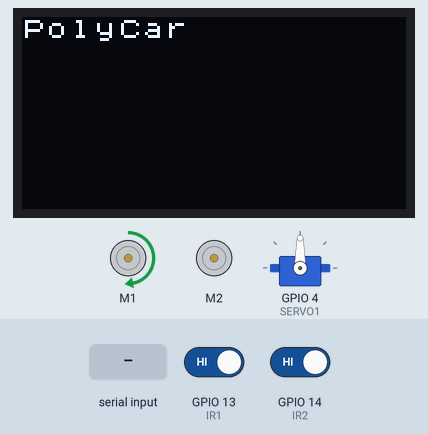
A sketch run on a simulated ESP32. Parts: 2 × DC motor (green arrow = forward, orange = backward, longer = faster), servo, 128×64 one-colour display. The inputs (shaded band) are chosen by the test bench; at power-on: GPIO 14 (IR2) HIGH, GPIO 13 (IR1) HIGH. Nothing arrives over Bluetooth unless stated; what the sketch prints to the serial monitor is not drawn.

Above: at 2.0 s.
2.1 s: GPIO 14 (IR2) driven LOW
At 2.29 s:
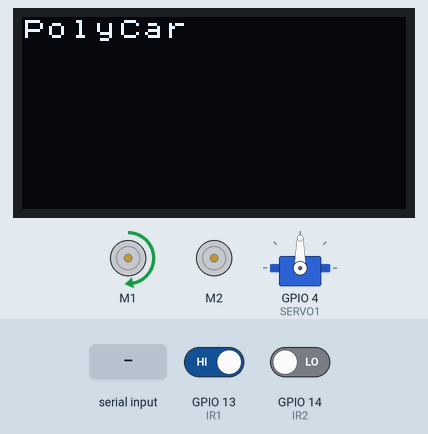
4.5 s: "d\n" received over Serial
At 4.71 s:
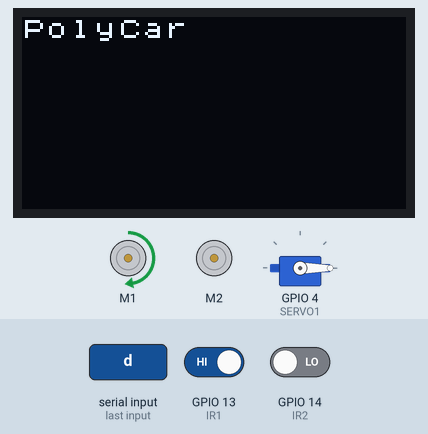
6.6 s: "e\n" received over the second serial link
At 6.84 s:
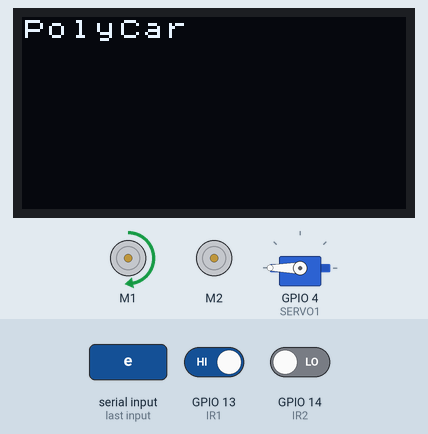
8.7 s: GPIO 14 (IR2) driven HIGH
At 8.96 s:
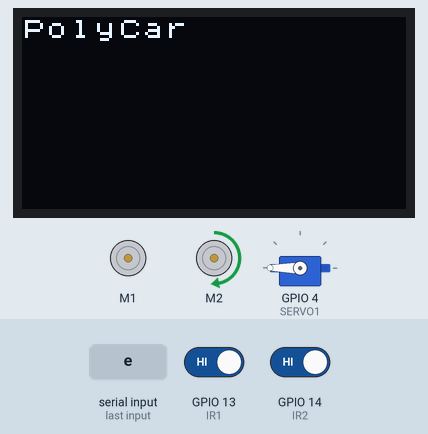
12.0 s: "d\n" received over the second serial link
At 12.57 s:
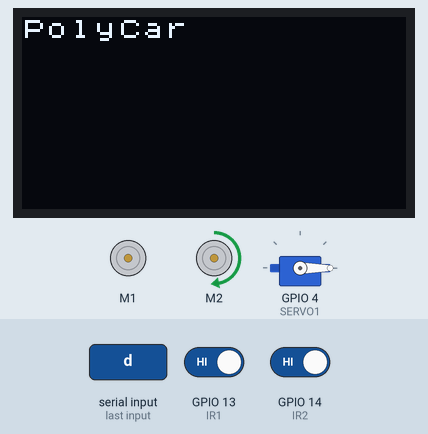
15.3 s: GPIO 13 (IR1) driven LOW
At 16.2 s:
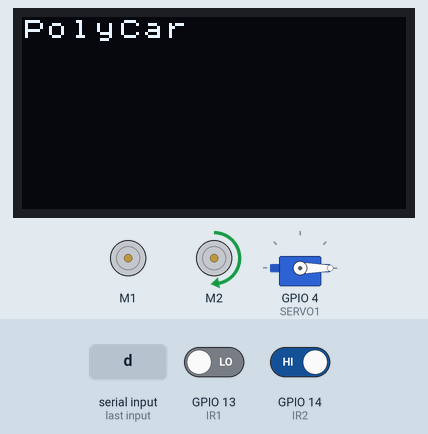
Timing chart, 0 to 17.9 s (numbered marks = the images above; inputs shaded):
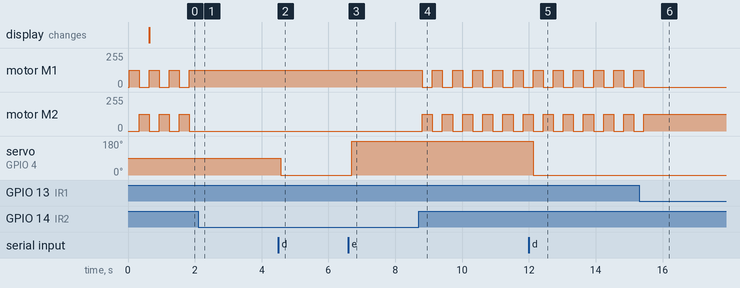

Measured:
- after the input at 2.1 s, motor M1: stops changing and stays forward 127/255; motor M2: stops changing and stays stopped
- after the input at 4.5 s, servo on GPIO 4 (SERVO1): 90° → 0° after 0.07 s
- after the input at 6.6 s, servo on GPIO 4 (SERVO1): 0° → 180° after 0.09 s
- after the input at 8.7 s, motor M1, motor M2: alternates forward 127/255 for 0.30 s and stopped for 0.30 s, starting after 0.11 s
- after the input at 12.0 s, servo on GPIO 4 (SERVO1): 180° → 0° after 0.13 s
- after the input at 15.3 s, motor M1: goes on until 15.4 s, then stays stopped; motor M2: goes on until 15.4 s, then stays forward 127/255
- by itself, motor M1, motor M2: alternates forward 127/255 for 0.30 s and stopped for 0.30 s

The sketch:

joyworks_controller.ino
```cpp
#include <U8x8lib.h>
#include <ESP32Servo.h>
#include "BluetoothSerial.h"
#include "ESP32MotorControl.h"
#include <SPI.h>
#include "LedMatrix.h"

#ifdef U8X8_HAVE_HW_SPI
#include <SPI.h>
#endif

#define SCL 22
#define SDA 21

#define SOUND_SPEED 0.034

U8X8_SSD1306_128X64_NONAME_SW_I2C u8x8(/* clock=*/ SCL, /* data=*/ SDA, /* reset=*/ U8X8_PIN_NONE);   // OLEDs without Reset of the Display

// Recommended PWM GPIO pins on the ESP32 include 2,4,12-19,21-23,25-27,32-33
ESP32MotorControl MotorControl = ESP32MotorControl();
BluetoothSerial SerialBT;

int MOTOR_GPIO_IN1 = 25;
int MOTOR_GPIO_IN2 = 26;
int MOTOR_GPIO_IN3 = 5;
int MOTOR_GPIO_IN4 = 18;

int echoPin = 2;
int trigPin = 16;

int IR1 = 13;
int IR2 = 14;

#define SERVO1  4

Servo myservo1;

// Reading ultrasonic sensor
float readUltraSensor(){
    float distance = 0;
    long duration = 0;
    digitalWrite(trigPin, LOW);
    delayMicroseconds(2);
    digitalWrite(trigPin, HIGH);
    delayMicroseconds(10);
    digitalWrite(trigPin, LOW);
    duration = pulseIn(echoPin, HIGH);
    distance = duration * SOUND_SPEED/2;
    Serial.println(distance);
    return distance;
}

void readIR(){
    int ir1 = digitalRead(IR1);
    int ir2 = digitalRead(IR2);
    String IR1_STR  = String(ir1);
    String IR2_STR  = String(ir2);
    String result = IR1_STR+" "+IR2_STR;
    Serial.println(result);
}

int readIR1(){
    int ir1 = digitalRead(IR1);
    return ir1;
}

int readIR2(){
    int ir2 = digitalRead(IR2);
    return ir2;
}

void callback(esp_spp_cb_event_t event, esp_spp_cb_param_t *param){
    if(event == ESP_SPP_SRV_OPEN_EVT){
        Serial.println("Client Connected");
    }else if(event == ESP_SPP_CLOSE_EVT){
        Serial.println("Client closed");
    }
}

void setup() {

    // sets the pins as outputs:
    pinMode(MOTOR_GPIO_IN1, OUTPUT);
    pinMode(MOTOR_GPIO_IN2, OUTPUT);
    pinMode(MOTOR_GPIO_IN3, OUTPUT);
    pinMode(MOTOR_GPIO_IN4, OUTPUT);

    pinMode(trigPin, OUTPUT);

    pinMode(IR1, INPUT);
    pinMode(IR2, INPUT);

    ESP32PWM::allocateTimer(0);
    ESP32PWM::allocateTimer(1);
    ESP32PWM::allocateTimer(2);
    ESP32PWM::allocateTimer(3);

    Serial.begin(115200);
    Serial.println("Starting Joywork ... ");

    SerialBT.register_callback(callback);
    SerialBT.begin("Polycar"); //Bluetooth device name

    MotorControl.attachMotors(MOTOR_GPIO_IN1, MOTOR_GPIO_IN2, MOTOR_GPIO_IN3, MOTOR_GPIO_IN4);
    MotorControl.motorsStop();

    myservo1.setPeriodHertz(50);    // standard 50 hz servo
    myservo1.attach(SERVO1, 500, 2400);

    myservo1.write(90);

    u8x8.begin();
    u8x8.setPowerSave(0);
    u8x8.setFont(u8x8_font_chroma48medium8_r);
}

void loop() {

    char inCommand;

    String inString = "";
    if(SerialBT.available() >0){
        if(SerialBT.available()){
            inString = SerialBT.readStringUntil('\n');
            inCommand = inString[0];
        }
    }
    inString = "";
    if(Serial.available() >0){
        if(Serial.available()){
            inString = Serial.readStringUntil('\n');
            SerialBT.println(inString);
            const char * cmd = inString.c_str();
            inCommand = inString[0];
        }
    }

    if(inCommand == 'a'){
        Serial.println("Motor forward ");
        MotorControl.motorForward(0,50);
        MotorControl.motorForward(1,50);
    }else if(inCommand == 'b'){
        Serial.println("Motor backward ");
        MotorControl.motorReverse(0,50);
        MotorControl.motorReverse(1,50);
    }else if(inCommand == 'c'){
        Serial.println("Motor stop ");
        MotorControl.motorsStop();
    }else if(inCommand == 'd'){
        myservo1.write(0);
    }else if(inCommand == 'e'){
        myservo1.write(180);
    }
    //if(readUltraSensor() < 10){
    //  MotorControl.motorsStop();
    //  delay(1000);
    //  MotorControl.motorReverse(0,50);
    //  MotorControl.motorReverse(1,50);
    //}
    //readIR();
    if(readIR1() == 1){
        MotorControl.motorForward(0,50);
        MotorControl.motorForward(1,0);
        delay(300);
    }else{
        MotorControl.motorForward(0,50);
        MotorControl.motorForward(1,50);
    }
    if(readIR2() == 1){
        MotorControl.motorForward(0,0);
        MotorControl.motorForward(1,50);
        delay(300);
    }else{
      MotorControl.motorForward(0,50);
        MotorControl.motorForward(1,50);
    }
    u8x8.drawString(0,0,"PolyCar");
}
```
